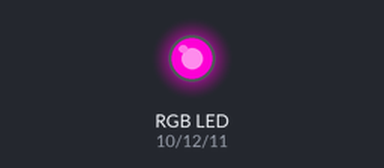
A sketch run on a simulated Arduino Uno, built with avr-gcc and run on an emulated ATmega328P. On the bench: an RGB LED mixed from three pins (HIGH = lit).

Above: at 0.1 s.
Timing chart, 0 to 1.6 s (numbered marks = the images above):
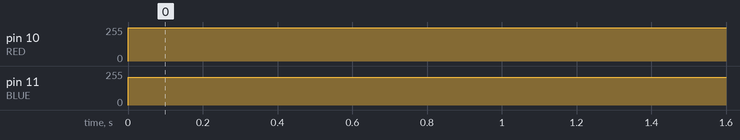

Measured:
- by itself, pin 10 (RED): 0/255 → 248/255 at 0.00 s
- by itself, pin 11 (BLUE): 0/255 → 209/255 at 0.00 s

The sketch:

spot_color_unique_spot.ino
```cpp
// Define Pins
#define GREEN 12 // Câble violet
#define BLUE 11 // Câble gris
#define RED 10 // Câble blanc

// define variables
int r;
int g;
int b;
uint32_t d_temps = millis();

void setup() {
  pinMode(RED, OUTPUT);
  pinMode(GREEN, OUTPUT);
  pinMode(BLUE, OUTPUT);
  }


void loop() {
  color_unique_spot(5000,7,222,46);
}


void color_unique_spot(uint32_t wait,int r,int g,int b){

 if (wait - d_temps >0){

  d_temps = millis();
  analogWrite(RED, 255-r);
  analogWrite(GREEN, 255-g);
  analogWrite(BLUE, 255-b);
  }


  else{
  analogWrite(RED, 255);
  analogWrite(GREEN, 255);
  analogWrite(BLUE, 255);
}
}
```
